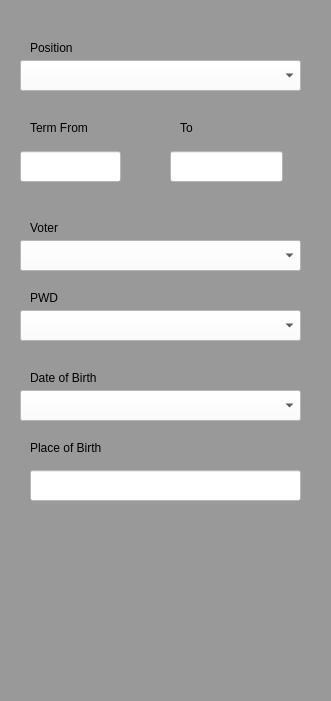
           <widget class="QWidget" name="widget_2" native="true">
            <property name="geometry">
             <rect>
              <x>10</x>
              <y>20</y>
              <width>331</width>
              <height>701</height>
             </rect>
            </property>
            <property name="styleSheet">
             <string notr="true">background-color: rgb(153, 153, 153);</string>
            </property>
            <widget class="QComboBox" name="comboBox">
             <property name="geometry">
              <rect>
               <x>20</x>
               <y>60</y>
               <width>281</width>
               <height>31</height>
              </rect>
             </property>
             <property name="styleSheet">
              <string notr="true">background-color: rgb(255, 255, 255);</string>
             </property>
            </widget>
            <widget class="QLabel" name="label_9">
             <property name="geometry">
              <rect>
               <x>30</x>
               <y>40</y>
               <width>51</width>
               <height>16</height>
              </rect>
             </property>
             <property name="text">
              <string>Position</string>
             </property>
            </widget>
            <widget class="QLabel" name="label_41">
             <property name="geometry">
              <rect>
               <x>30</x>
               <y>120</y>
               <width>61</width>
               <height>16</height>
              </rect>
             </property>
             <property name="text">
              <string>Term From</string>
             </property>
            </widget>
            <widget class="QLabel" name="label_42">
             <property name="geometry">
              <rect>
               <x>180</x>
               <y>120</y>
               <width>49</width>
               <height>16</height>
              </rect>
             </property>
             <property name="text">
              <string>To</string>
             </property>
            </widget>
            <widget class="QComboBox" name="comboBox_2">
             <property name="geometry">
              <rect>
               <x>20</x>
               <y>240</y>
               <width>281</width>
               <height>31</height>
              </rect>
             </property>
             <property name="styleSheet">
              <string notr="true">background-color: rgb(255, 255, 255);</string>
             </property>
            </widget>
            <widget class="QComboBox" name="comboBox_3">
             <property name="geometry">
              <rect>
               <x>20</x>
               <y>310</y>
               <width>281</width>
               <height>31</height>
              </rect>
             </property>
             <property name="styleSheet">
              <string notr="true">background-color: rgb(255, 255, 255);</string>
             </property>
            </widget>
            <widget class="QLineEdit" name="lineEdit_2">
             <property name="geometry">
              <rect>
               <x>20</x>
               <y>151</y>
               <width>101</width>
               <height>31</height>
              </rect>
             </property>
             <property name="styleSheet">
              <string notr="true">background-color: rgb(255, 255, 255);</string>
             </property>
            </widget>
            <widget class="QLineEdit" name="lineEdit_3">
             <property name="geometry">
              <rect>
               <x>170</x>
               <y>151</y>
               <width>113</width>
               <height>31</height>
              </rect>
             </property>
             <property name="styleSheet">
              <string notr="true">background-color: rgb(255, 255, 255);</string>
             </property>
            </widget>
            <widget class="QLabel" name="label_43">
             <property name="geometry">
              <rect>
               <x>30</x>
               <y>220</y>
               <width>31</width>
               <height>16</height>
              </rect>
             </property>
             <property name="text">
              <string>Voter</string>
             </property>
            </widget>
            <widget class="QLabel" name="label_44">
             <property name="geometry">
              <rect>
               <x>30</x>
               <y>290</y>
               <width>49</width>
               <height>16</height>
              </rect>
             </property>
             <property name="text">
              <string>PWD</string>
             </property>
            </widget>
            <widget class="QLabel" name="label_45">
             <property name="geometry">
              <rect>
               <x>30</x>
               <y>440</y>
               <width>81</width>
               <height>16</height>
              </rect>
             </property>
             <property name="text">
              <string>Place of Birth</string>
             </property>
            </widget>
            <widget class="QLabel" name="label_46">
             <property name="geometry">
              <rect>
               <x>30</x>
               <y>370</y>
               <width>71</width>
               <height>16</height>
              </rect>
             </property>
             <property name="text">
              <string>Date of Birth</string>
             </property>
            </widget>
            <widget class="QLineEdit" name="lineEdit_4">
             <property name="geometry">
              <rect>
               <x>30</x>
               <y>470</y>
               <width>271</width>
               <height>31</height>
              </rect>
             </property>
             <property name="styleSheet">
              <string notr="true">background-color: rgb(255, 255, 255);</string>
             </property>
            </widget>
            <widget class="QComboBox" name="comboBox_4">
             <property name="geometry">
              <rect>
               <x>20</x>
               <y>390</y>
               <width>281</width>
               <height>31</height>
              </rect>
             </property>
             <property name="styleSheet">
              <string notr="true">background-color: rgb(255, 255, 255);</string>
             </property>
            </widget>
           </widget>
